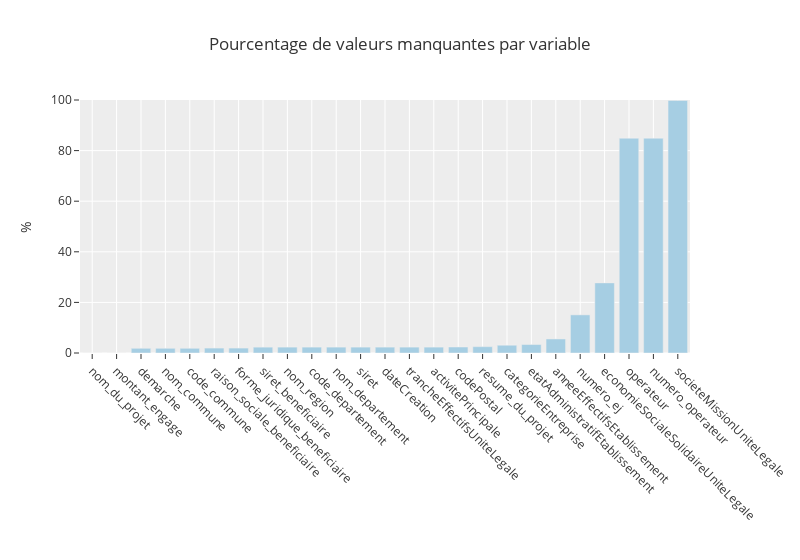

The notebook cell saved with this chart:
### Code cell
# Visualisation des valeurs manquantes en pourcentage
na = df.isna().sum()/df.shape[0]*100 # pourcentage de valeurs manquantes par variable
palettehex = sns.color_palette("Paired").as_hex()
px.bar(na.sort_values(),
         title = "Pourcentage de valeurs manquantes par variable",
         color_discrete_sequence = palettehex[0:1],
         template='ggplot2',
         range_y = [0,100],
         width=800,
         labels={'value':'%', 'index':''},
         color=None
        ).update_traces(showlegend=False).update_xaxes(tickangle=45)
# societeMissionUniteLegale, numero_operateur et operateur ont plus de 70% de valeurs manquantes

### Figure 1 — Plotly figure (JSON) as saved in the notebook; plotly's stock layout.template omitted (floating-point values rounded to 4 significant figures)
{"data": [{"hovertemplate": "variable=0<br>=%{x}<br>%=%{y}<extra></extra>", "legendgroup": "0", "marker": {"color": "#a6cee3", "pattern": {"shape": ""}}, "name": "0", "orientation": "v", "showlegend": false, "textposition": "auto", "type": "bar", "x": ["nom_du_projet", "montant_engage", "demarche", "nom_commune", "code_commune", "raison_sociale_beneficiaire", "forme_juridique_beneficiaire", "siret_beneficiaire", "nom_region", "code_departement", "nom_departement", "siret", "dateCreation", "trancheEffectifsUniteLegale", "activitePrincipale", "codePostal", "resume_du_projet", "categorieEntreprise", "etatAdministratifEtablissement", "anneeEffectifsEtablissement", "numero_ej", "economieSocialeSolidaireUniteLegale", "operateur", "numero_operateur", "societeMissionUniteLegale"], "xaxis": "x", "y": [0.0, 0.0, 1.861, 1.861, 1.861, 1.945, 1.945, 2.312, 2.326, 2.326, 2.326, 2.326, 2.326, 2.326, 2.326, 2.368, 2.495, 3.073, 3.341, 5.554, 15.07, 27.71, 84.89, 84.89, 99.83], "yaxis": "y"}], "layout": {"barmode": "relative", "legend": {"title": {"text": "variable"}, "tracegroupgap": 0}, "title": {"text": "Pourcentage de valeurs manquantes par variable"}, "width": 800, "xaxis": {"anchor": "y", "domain": [0, 1], "tickangle": 45, "title": {"text": ""}}, "yaxis": {"anchor": "x", "domain": [0, 1], "range": [0, 100], "title": {"text": "%"}}}}
